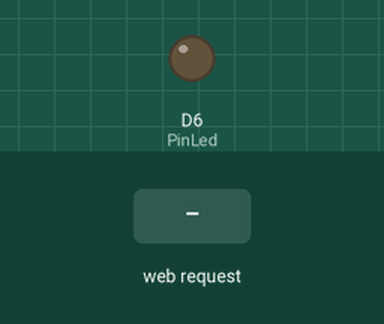
A sketch run on a simulated ESP8266 (NodeMCU). On the bench: output pins drawn as LEDs (lit = HIGH). The test bench sets the inputs (shaded band). WiFi joins after 1.5 s; servers stay silent unless stated; what the sketch prints to the serial monitor is not drawn.

Above: at 3.7 s.
3.8 s: HTTP request GET /on received
At 4.4 s:
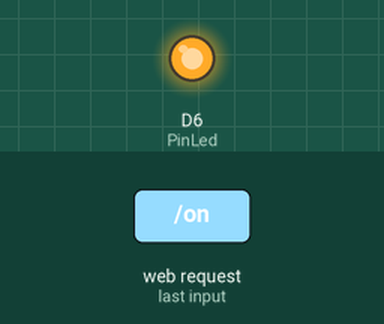
5.3 s: HTTP request GET /off received
At 6.7 s:
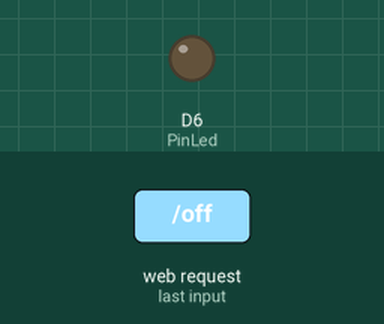
Timing chart, 0 to 8.3 s (numbered marks = the images above; inputs shaded):
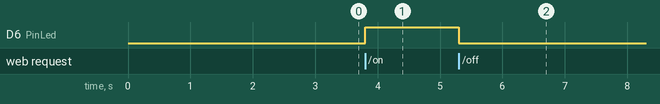

The sketch:

WIFI.ino
```cpp
#include <ESP8266WiFi.h>
#include <WiFiClient.h>
#include <ESP8266WebServer.h>
#include <ESP8266mDNS.h>

const int PinLed =D6;

ESP8266WebServer server(80);

const char* ssid     = "shine";//WIFI 이름
const char* password = "12345678";//WIFI 비밀번호
void setup() {
  Serial.begin(115200);
  delay(1000);
  WiFi.disconnect();
  Serial.print("Connecting to ");
  Serial.println(ssid);
  WiFi.begin(ssid, password);  //wifi 연결하는함수
  Serial.println(WiFi.SSID());
  WiFi.setAutoConnect(true); //자동 접속 설정
  WiFi.setAutoReconnect(true); //자동 재접속 설정
  WiFi.waitForConnectResult();
  Serial.println(WiFi.localIP());

  while (WiFi.status() != WL_CONNECTED) {
    delay(500);
    Serial.print(".");
  }


 pinMode(PinLed, OUTPUT);
  digitalWrite(PinLed, LOW);
  Serial.begin(115200);

  // 연결 완료 까지 대기
  while (WiFi.status() != WL_CONNECTED) {
    delay(500);
    Serial.print(".");
  }
  Serial.println("");
  Serial.print("Connected to ");
  Serial.println(WiFi.SSID());
  Serial.print("IP address: ");
  Serial.println(WiFi.localIP());

  if (MDNS.begin("esp8266")) {
    Serial.println("MDNS responder started");
  }

  //접속별 동작 설정

  server.on("/", [](){
    server.send(200, "text/html", "<h1>ESP8266 LED</h1><a href=\"/off\"><button>OFF</button></a><a href=\"/on\"><button>ON</button></a>");
  });

  server.on("/on", [](){//ON 으로 접속시 LED를 켭니다.
    digitalWrite(PinLed, HIGH);
    server.send(200, "text/html", "<a href=\"/off\"><button>OFF</button></a>");
  });

  server.on("/off", [](){//OFF 으로 접속시 LED를 끕니다.
    digitalWrite(PinLed, LOW);
    server.send(200, "text/html", "<a href=\"/on\"><button>ON</button></a>");
  });

  //서버 사용을 시작합니다.

  server.begin();
  Serial.println("HTTP server started");

}

void loop() {
  server.handleClient();}
```

Measured:
- after the input at 3.8 s, D6 (PinLed): LOW → HIGH at once
- after the input at 5.3 s, D6 (PinLed): HIGH → LOW at once
